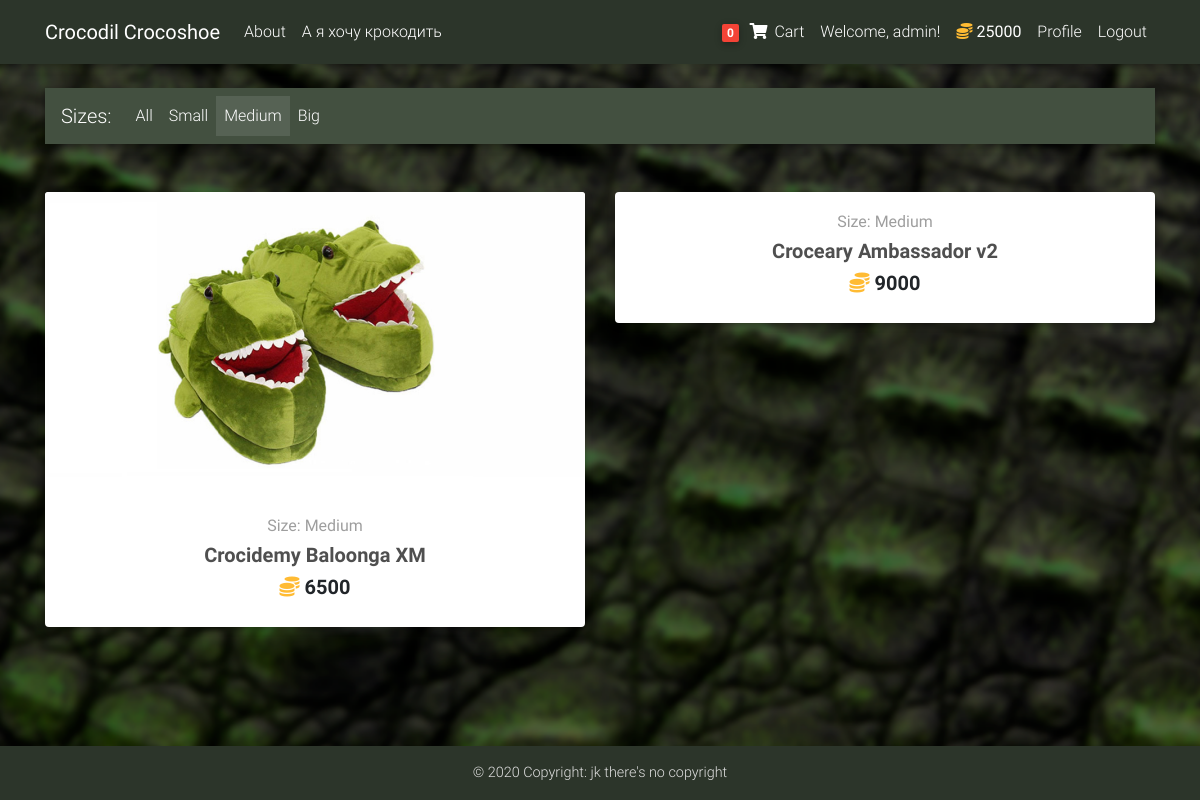
/size/M (signed in), run on the app's committed database.
### core/models.py (models this page shows, shortened)
class Order(models.Model):
    user = models.ForeignKey(settings.AUTH_USER_MODEL, on_delete=models.CASCADE)
    items = models.ManyToManyField(OrderItem)
    ordered = models.BooleanField(default=False)

class Player(models.Model):
    user = models.OneToOneField(User, on_delete=models.CASCADE)
    credit = models.IntegerField(validators=[MinValueValidator(0), MaxValueValidator(1_000_000)], default=2_000)

class Item(models.Model):
    name = models.CharField(max_length=50)
    description = models.TextField()
    image = models.CharField(max_length=30)
    image_desc = models.CharField(max_length=50)
    price = models.IntegerField(validators=[MinValueValidator(0), MaxValueValidator(1_000_000)])
    slug = models.SlugField()
    size = models.CharField(
        max_length=1,
        choices=(('S', 'Small'), ('M', 'Medium'), ('B', 'Big')),
        default='S',
    )
    def get_absolute_url(self):
        return reverse("core:product", kwargs={'slug': self.slug})
    class Meta:
        ordering = ['price']

### core/views.py (the view)
# urls.py: path('', HomeView.as_view(), name='home'),
class HomeView(ListView):
    paginate_by = 10
    template_name = 'home.html'
    def get_queryset(self):
        if 'size' in self.kwargs:
            return Item.objects.filter(size=self.kwargs['size'])
        return Item.objects.all()
    def get_context_data(self, **kwargs):
        context = super().get_context_data(**kwargs)
        if 'size' in self.kwargs:
            context['size'] = self.kwargs['size']
        else:
            context['size'] = 'A'
        return context

### core/templatetags/cart_template_tags.py (called while the page is built)
@register.filter
def cart_item_count(user):
    if user.is_authenticated:
        qs = Order.objects.filter(user=user, ordered=False)
        if qs.exists():
            return qs[0].items.count()
    return 0

### templates/home.html (shortened to what this page needs)
{% extends 'base.html' %}
{% load static %}
{% block content %}
  <main>
    <div class="container">
      <nav class="navbar navbar-expand-lg navbar-dark my-bar2 mt-3 mb-5">
        <span class="navbar-brand">Sizes:</span>
        <div class="collapse navbar-collapse" id="basicExampleNav">
          <ul class="navbar-nav mr-auto">
            <li class="nav-item {% if size == 'A' %} active {% endif %}">
              <a class="nav-link" href="/">All</a>
            </li>
            <li class="nav-item {% if size == 'S' %} active {% endif %}">
              <a class="nav-link" href="{% url 'core:size' 'S' %}">Small</a>
            </li>
            <li class="nav-item {% if size == 'M' %} active {% endif %}">
              <a class="nav-link" href="{% url 'core:size' 'M' %}">Medium</a>
            </li>
            <li class="nav-item {% if size == 'B' %} active {% endif %}">
              <a class="nav-link" href="{% url 'core:size' 'B' %}">Big</a>
            </li>
          </ul>
        </div>
      </nav>
      <section class="text-center mb-4">
        <div class="row wow fadeIn">
          {% for item in object_list %}
            <div class="col-lg-6 col-md-6 mb-4">
              <div class="card">
                  <div class="view overlay">
                    <img src="{% static item.image %}" class="card-img-top"
                      alt='{{ item.image.desc }}'>
                  </div>
                  <div class="card-body text-center">
                    <a href="{{ item.get_absolute_url }}" class="grey-text">
                      <h6>Size: {{ item.get_size_display }}</h6>
                    </a>
                    <h5>
                      <strong>
                        <a href="{{ item.get_absolute_url }}" class="dark-grey-text">{{ item.name }}</a>
                      </strong>
                    </h5>
                    <h5 class="font-weight-bold">
                      <strong><i class="fas fa-coins text-warning"></i> {{ item.price }}</strong>
                    </h5>
                  </div>
              </div>
            </div>
          {% endfor %}
        </div>
      </section>
    </div>
  </main>
{% endblock %}

### templates/base.html (shortened to what this page needs)
{% load static %}
{% load cart_template_tags %}
<!DOCTYPE html>
<html lang="en">
<head>
    <link rel="stylesheet" href="https://use.fontawesome.com/releases/v5.11.2/css/all.css">
    <link href={% static "css/bootstrap.min.css" %} rel="stylesheet">
    <link href={% static "css/mdb.min.css" %} rel="stylesheet">
    <link href={% static "css/style.min.css" %} rel="stylesheet">
</head>
<body id="bg">
    <div class="view">
        <nav class="navbar fixed-top navbar-expand-lg navbar-dark my-bar scrolling-navbar text-white">
            <div class="container">
            <a class="navbar-brand waves-effect" href="/">
                <strong>Crocodil Crocoshoe</strong>
            </a>
            <div class="collapse navbar-collapse" id="navbarSupportedContent">
                <ul class="navbar-nav mr-auto">
                    <li class="nav-item">
                        <a class="nav-link waves-effect" href="{% url 'core:about' %}">About</a>
                    </li>
                    <li class="nav-item">
                        <a class="nav-link waves-effect" href="{% url 'core:clicky' %}">А я хочу крокодить</a>
                    </li>
                </ul>
                {% if request.user.is_authenticated %}
                    <ul class="navbar-nav nav-flex-icons">
                        <li class="nav-item">
                            <a href="{% url 'core:order-summary' %}" class="nav-link waves-effect">
                                <span class="badge red z-depth-1 mr-1"> {{ request.user|cart_item_count }} </span>
                                <i class="fas fa-shopping-cart"></i>
                                <span class="clearfix d-none d-sm-inline-block"> Cart </span>
                            </a>
                        </li>
                        <li class="nav-item">
                            <span class="py-2 px-2 clearfix d-none d-sm-inline-block"> Welcome, {{ request.user }}! </span>
                        </li>
                        <li class="nav-item">
                            <span class="py-2 px-2 clearfix d-inline-block">
                                <strong><i class="fas fa-coins text-warning"></i> {{ request.user.player.credit }}</strong>
                            </span>
                        </li>
                        <li class="nav-item">
                            <a href="{% url 'core:profile' %}" class="nav-link waves-effect">
                                <span class="clearfix d-sm-inline-block"> Profile </span>
                            </a>
                        </li>
                        <li class="nav-item">
                            <a href="{% url 'account_logout' %}" class="nav-link waves-effect">
                                <span class="clearfix d-sm-inline-block"> Logout </span>
                            </a>
                        </li>
                    </ul>
                {% endif %}
            </div>
            </div>
        </nav>
        <div class="mt-5 pt-4">
        </div>
        {% block content  %}
        {% endblock %}
        <footer class="my-bar text-center font-small mt-4 wow {% block footer_fade %}fadeIn {% endblock %}fixed-bottom">
            <div class="footer-copyright text-light py-3">
                © 2020 Copyright: jk there's no copyright
            </div>
        </footer>
    </div>
</body>
</html>

### templates/base.html (style rules this page uses)
html, body, header, { height: 60vh; }

### data on the page
Item: image (picture), size "Medium", name "Crocidemy Baloonga XM", price "6500"
Item: size "Medium", name "Croceary Ambassador v2", price "9000"

### other printed values
{{ request.user|cart_item_count }} "0"
{{ request.user }} "admin"
{{ request.user.player.credit }} "25000"
